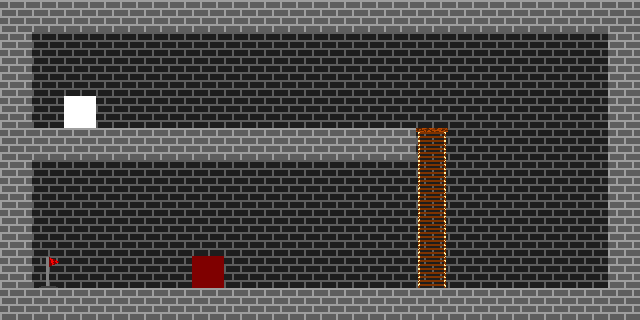

Rendered tile map (Tiled .tmx) drawn with the repository's tilesets; below, a short description and the full map source, tile grids included:
An orthogonal 20x10 tile map with 32x32 px tiles, 1 tile layer (Tile Layer 1).

<map version="1.0" orientation="orthogonal" renderorder="right-down" width="20" height="10" tilewidth="32" tileheight="32" nextobjectid="1">
 <tileset firstgid="1" name="tilemap" tilewidth="32" tileheight="32" tilecount="10" columns="10">
  <image source="tilemap.png" width="320" height="32" />
 </tileset>
 <layer name="Tile Layer 1" width="20" height="10">
  <data encoding="csv">
2,2,2,2,2,2,2,2,2,2,2,2,2,2,2,2,2,2,2,2,
2,1,1,1,1,1,1,1,1,1,1,1,1,1,1,1,1,1,1,2,
2,1,1,1,1,1,1,1,1,1,1,1,1,1,1,1,1,1,1,2,
2,1,3,1,1,1,1,1,1,1,1,1,1,1,1,1,1,1,1,2,
2,2,2,2,2,2,2,2,2,2,2,2,2,7,1,1,1,1,1,2,
2,1,1,1,1,1,1,1,1,1,1,1,1,5,1,1,1,1,1,2,
2,1,1,1,1,1,1,1,1,1,1,1,1,5,1,1,1,1,1,2,
2,1,1,1,1,1,1,1,1,1,1,1,1,5,1,1,1,1,1,2,
2,9,1,1,1,1,4,1,1,1,1,1,1,5,1,1,1,1,1,2,
2,2,2,2,2,2,2,2,2,2,2,2,2,2,2,2,2,2,2,2
</data>
 </layer>
</map>